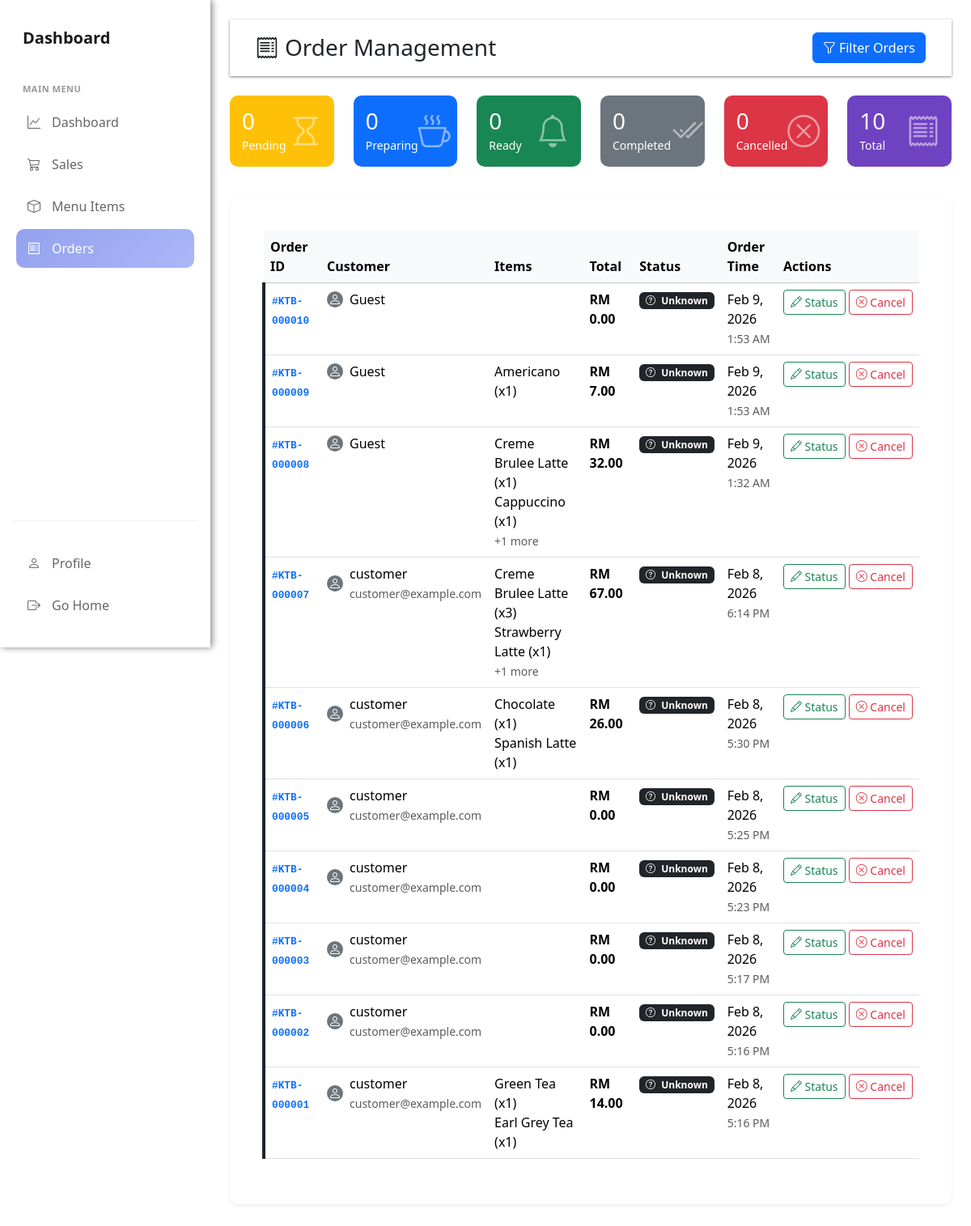
Page /orders.php (signed in) on the earlier database version.
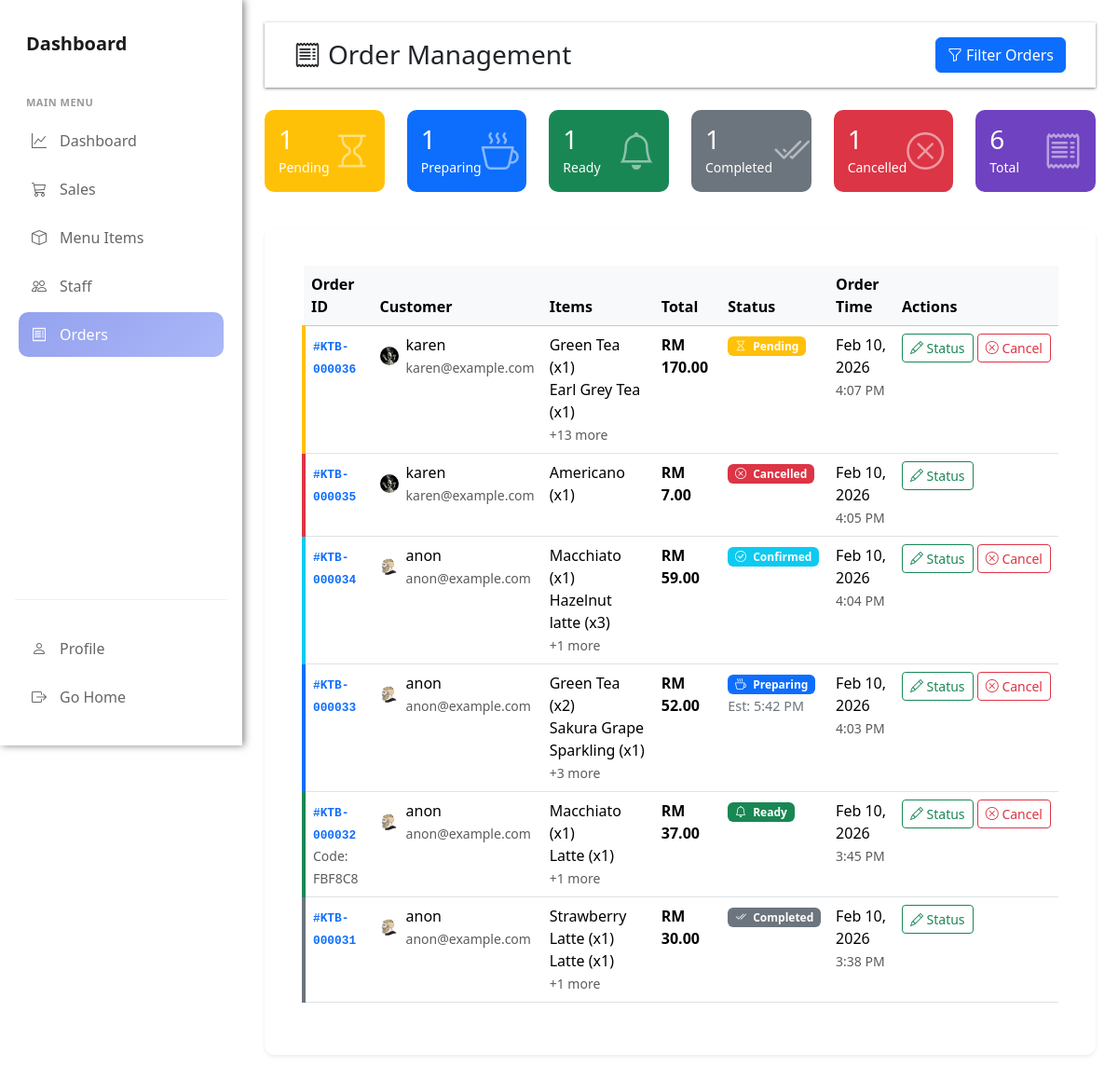
Same page on the later database version.
### tables this page shows
CREATE TABLE `orders` (
  `id` int(11) NOT NULL,
  `user_id` int(11) DEFAULT NULL,
  `total_amount` decimal(10,2) NOT NULL,
  `payment_id` varchar(255) NOT NULL,
  `status` varchar(20) DEFAULT 'pending',
  `created_at` timestamp NOT NULL DEFAULT current_timestamp(),
  `updated_at` timestamp NOT NULL DEFAULT current_timestamp() ON UPDATE current_timestamp(),
  `estimated_ready_time` datetime DEFAULT NULL,
  `notes` text DEFAULT NULL,
  `pickup_code` varchar(10) DEFAULT NULL
);

CREATE TABLE `menu_items` (
  `id` int(11) NOT NULL,
  `name` varchar(100) NOT NULL,
  `description` text DEFAULT NULL,
  `price` decimal(10,2) NOT NULL,
  `category` varchar(50) NOT NULL,
  `image_url` varchar(255) DEFAULT NULL,
  `is_available` tinyint(1) DEFAULT 1,
  `created_at` timestamp NOT NULL DEFAULT current_timestamp(),
  `updated_at` timestamp NOT NULL DEFAULT current_timestamp() ON UPDATE current_timestamp()
);

CREATE TABLE `order_items` (
  `id` int(11) NOT NULL,
  `order_id` int(11) NOT NULL,
  `menu_item_id` int(11) NOT NULL,
  `quantity` int(11) NOT NULL,
  `price` decimal(10,2) NOT NULL
);

CREATE TABLE `users` (
  `id` int(11) NOT NULL,
  `username` varchar(50) NOT NULL,
  `email` varchar(100) NOT NULL,
  `password` varchar(255) NOT NULL,
  `role_id` int(11) NOT NULL,
  `email_verified` tinyint(1) DEFAULT 0,
  `verification_token` varchar(64) DEFAULT NULL,
  `token_expires` datetime DEFAULT NULL,
  `profile_picture` varchar(255) DEFAULT 'default-profile.png'
);

### orders.php (the view, shortened to what the changed rows need)
<?php
require 'app/db.php';
require 'app/order_functions.php';
require 'app/permission.php';
$status_filter = $_GET['status'] ?? 'all';
$date_from = $_GET['date_from'] ?? '';
$date_to = $_GET['date_to'] ?? '';
$search = $_GET['search'] ?? '';
$orders = getOrdersWithFilters($pdo, $status_filter, $date_from, $date_to, $search);
$total_orders = count($orders);
$pending_count = 0;
$preparing_count = 0;
$ready_count = 0;
$completed_count = 0;
$cancelled_count = 0;
foreach ($orders as $order) {
    switch ($order['current_status']) {
        case 'pending': $pending_count++; break;
        case 'preparing': $preparing_count++; break;
        case 'ready': $ready_count++; break;
        case 'completed': $completed_count++; break;
        case 'cancelled': $cancelled_count++; break;
    }
}
?>
<!DOCTYPE html>
<html lang="en">
<head>
    <link rel="stylesheet" href="assets/css/dashStyle.css">
    <link href="assets/vendor/bootstrap/css/bootstrap.min.css" rel="stylesheet">
    <link href="assets/vendor/bootstrap-icons/bootstrap-icons.css" rel="stylesheet">
    <link href="assets/vendor/aos/aos.css" rel="stylesheet">
</head>
<body>
    <div class="app-container">
        <aside class="sidebar" id="sidebar">
            <nav class="nav-section">
                <?php if (hasPermission('manage_customers')): ?>
                <a href="customers.php" class="nav-item">
                    <i class="bi bi-people"></i>
                    <span>Customers</span>
                </a>
                <?php elseif (hasPermission('manage_staff')): ?>
                <a href="staff.php" class="nav-item">
                    <i class="bi bi-people"></i>
                    <span>Staff</span>
                </a>
                <?php endif; ?>
            </nav>
        </aside>
        <div class="main-content">
            <div class="col-md-13 col-lg-12 p-4">
                <div class="top-bar d-flex justify-content-between align-items-center mb-4">
                    <h1 class="h3 mb-0">
                        <i class="bi bi-receipt me-2"></i>Order Management
                    </h1>
                </div>
                <div class="row mb-4">
                    <div class="col-md-2">
                        <div class="stat-card pending">
                            <div class="d-flex justify-content-between align-items-center">
                                <div>
                                    <h3 class="mb-0"><?php echo $pending_count; ?></h3>
                                    <small>Pending</small>
                                </div>
                            </div>
                        </div>
                    </div>
                    <div class="col-md-2">
                        <div class="stat-card preparing">
                            <div class="d-flex justify-content-between align-items-center">
                                <div>
                                    <h3 class="mb-0"><?php echo $preparing_count; ?></h3>
                                    <small>Preparing</small>
                                </div>
                            </div>
                        </div>
                    </div>
                    <div class="col-md-2">
                        <div class="stat-card ready">
                            <div class="d-flex justify-content-between align-items-center">
                                <div>
                                    <h3 class="mb-0"><?php echo $ready_count; ?></h3>
                                    <small>Ready</small>
                                </div>
                            </div>
                        </div>
                    </div>
                    <div class="col-md-2">
                        <div class="stat-card completed">
                            <div class="d-flex justify-content-between align-items-center">
                                <div>
                                    <h3 class="mb-0"><?php echo $completed_count; ?></h3>
                                    <small>Completed</small>
                                </div>
                            </div>
                        </div>
                    </div>
                    <div class="col-md-2">
                        <div class="stat-card cancelled">
                            <div class="d-flex justify-content-between align-items-center">
                                <div>
                                    <h3 class="mb-0"><?php echo $cancelled_count; ?></h3>
                                    <small>Cancelled</small>
                                </div>
                            </div>
                        </div>
                    </div>
                    <div class="col-md-2">
                        <div class="stat-card" style="background: #6f42c1;">
                            <div class="d-flex justify-content-between align-items-center">
                                <div>
                                    <h3 class="mb-0"><?php echo $total_orders; ?></h3>
                                    <small>Total</small>
                                </div>
                            </div>
                        </div>
                    </div>
                </div>
                <div class="card shadow-sm mb-4">
                    <div class="card-body">
                        <?php if (empty($orders)): ?>
                            <div class="text-center text-muted py-5">
                                <i class="bi bi-receipt display-1 opacity-25"></i>
                                <h4 class="mt-3">No orders found</h4>
                                <p>Try adjusting your filters or check back later.</p>
                            </div>
                        <?php else: ?>
                            <div class="table-responsive">
                                <table class="table table-hover">
                                    <thead class="table-light">
                                        <tr>
                                            <th>Order ID</th>
                                            <th>Customer</th>
                                            <th>Items</th>
                                            <th>Total</th>
                                            <th>Status</th>
                                            <th>Order Time</th>
                                            <th>Actions</th>
                                        </tr>
                                    </thead>
                                    <tbody>
                                        <?php foreach ($orders as $order): ?>
                                            <?php
                                            $status_display = getOrderStatusDisplay($order['current_status']);
                                            $order_items = getOrderItems($pdo, $order['id']);
                                            ?>
                                            <tr class="order-card <?php echo $order['current_status']; ?>">
                                                <td>
                                                    <strong class="order-number">
                                                        #KTB-<?php echo str_pad($order['id'], 6, '0', STR_PAD_LEFT); ?>
                                                    </strong>
                                                    <?php if ($order['pickup_code']): ?>
                                                        <br>
                                                        <small class="text-muted">
                                                            Code: <?php echo $order['pickup_code']; ?>
                                                        </small>
                                                    <?php endif; ?>
                                                </td>
                                                <td>
                                                    <div class="d-flex align-items-center">
                                                        <?php if ($order['profile_picture']): ?>
                                                            <img src="<?php echo htmlspecialchars($order['profile_picture']); ?>"
                                                                 alt="Customer"
                                                                 class="customer-avatar me-2">
                                                        <?php else: ?>
                                                            <div class="customer-avatar bg-secondary d-flex align-items-center justify-content-center me-2">
                                                                <i class="bi bi-person text-white"></i>
                                                            </div>
                                                        <?php endif; ?>
                                                        <div>
                                                            <div><?php echo htmlspecialchars($order['username'] ?? 'Guest'); ?></div>
                                                            <small class="text-muted">
                                                                <?php echo htmlspecialchars($order['email'] ?? ''); ?>
                                                            </small>
                                                        </div>
                                                    </div>
                                                </td>
                                                <td>
                                                    <?php if (!empty($order_items)): ?>
                                                        <?php
                                                        $item_names = array_map(function($item) {
                                                            return $item['name'] . ' (x' . $item['quantity'] . ')';
                                                        }, array_slice($order_items, 0, 2));
                                                        echo implode('<br>', $item_names);
                                                        if (count($order_items) > 2) {
                                                            echo '<br><small class="text-muted">+' . (count($order_items) - 2) . ' more</small>';
                                                        }
                                                        ?>
                                                    <?php endif; ?>
                                                </td>
                                                <td class="fw-bold">RM <?php echo number_format($order['total_amount'], 2); ?></td>
                                                <td>
                                                    <span class="badge bg-<?php echo $status_display['class']; ?>">
                                                        <i class="bi <?php echo $status_display['icon']; ?> me-1"></i>
                                                        <?php echo $status_display['text']; ?>
                                                    </span>
                                                    <?php if ($order['estimated_ready_time']): ?>
                                                        <br>
                                                        <small class="time-remaining">
                                                            Est: <?php echo date('g:i A', strtotime($order['estimated_ready_time'])); ?>
                                                        </small>
                                                    <?php endif; ?>
                                                </td>
                                                <td>
                                                    <?php echo date('M j, Y', strtotime($order['created_at'])); ?><br>
                                                    <small class="text-muted">
                                                        <?php echo date('g:i A', strtotime($order['created_at'])); ?>
                                                    </small>
                                                </td>
                                                <td class="table-actions">
                                                    <button class="btn btn-sm btn-outline-success"
                                                            data-bs-toggle="modal"
                                                            data-bs-target="#updateStatusModal"
                                                            onclick="updateOrderStatusModal(<?php echo $order['id']; ?>, '<?php echo $order['current_status']; ?>')">
                                                        <i class="bi bi-pencil"></i> Status
                                                    </button>
                                                    <?php if ($order['current_status'] !== 'cancelled' && $order['current_status'] !== 'completed'): ?>
                                                        <button class="btn btn-sm btn-outline-danger"
                                                                data-bs-toggle="modal"
                                                                data-bs-target="#cancelOrderModal"
                                                                onclick="cancelOrderModal(<?php echo $order['id']; ?>)">
                                                            <i class="bi bi-x-circle"></i> Cancel
                                                        </button>
                                                    <?php endif; ?>
                                                </td>
                                            </tr>
                                        <?php endforeach; ?>
                                    </tbody>
                                </table>
                            </div>
                        <?php endif; ?>
                    </div>
                </div>
            </div>
        </div>
    </div>
</body>
</html>

Differences in the rows shown:
removed orders: id "000010", username "Guest", total_amount "0.00", text "Unknown", created_at "Feb 9, 2026", created_at "1:53 AM"
removed orders: id "000009", username "Guest", menu_items.name "Americano (x1)", total_amount "7.00", text "Unknown", created_at "Feb 9, 2026", created_at "1:53 AM"
removed orders: id "000008", username "Guest", item_names "Creme Brulee Latte (x1) Cappuccino (x1)", count($order_items) - 2 "1", total_amount "32.00", text "Unknown", created_at "Feb 9, 2026", created_at "1:32 AM"
removed orders: id "000007", user.username "customer", user.email "customer@example.com", item_names "Creme Brulee Latte (x3) Strawberry Latte (x1)", count($order_items) - 2 "1", total_amount "67.00", text "Unknown", created_at "Feb 8, 2026", created_at "6:14 PM"
removed orders: id "000006", user.username "customer", user.email "customer@example.com", item_names "Chocolate (x1) Spanish Latte (x1)", total_amount "26.00", text "Unknown", created_at "Feb 8, 2026", created_at "5:30 PM"
removed orders: id "000005", user.username "customer", user.email "customer@example.com", total_amount "0.00", text "Unknown", created_at "Feb 8, 2026", created_at "5:25 PM"
removed orders: id "000004", user.username "customer", user.email "customer@example.com", total_amount "0.00", text "Unknown", created_at "Feb 8, 2026", created_at "5:23 PM"
removed orders: id "000003", user.username "customer", user.email "customer@example.com", total_amount "0.00", text "Unknown", created_at "Feb 8, 2026", created_at "5:17 PM"
removed orders: id "000002", user.username "customer", user.email "customer@example.com", total_amount "0.00", text "Unknown", created_at "Feb 8, 2026", created_at "5:16 PM"
removed orders: id "000001", user.username "customer", user.email "customer@example.com", item_names "Green Tea (x1) Earl Grey Tea (x1)", total_amount "14.00", text "Unknown", created_at "Feb 8, 2026", created_at "5:16 PM"
added orders: id "000036", user.profile_picture (picture), user.username "karen", user.email "karen@example.com", item_names "Green Tea (x1) Earl Grey Tea (x1)", count($order_items) - 2 "13", total_amount "170.00", text "Pending", created_at "Feb 10, 2026", created_at "4:07 PM"
added orders: id "000035", user.profile_picture (picture), user.username "karen", user.email "karen@example.com", menu_items.name "Americano (x1)", total_amount "7.00", text "Cancelled", created_at "Feb 10, 2026", created_at "4:05 PM"
added orders: id "000034", user.profile_picture (picture), user.username "anon", user.email "anon@example.com", item_names "Macchiato (x1) Hazelnut latte (x3)", count($order_items) - 2 "1", total_amount "59.00", text "Confirmed", created_at "Feb 10, 2026", created_at "4:04 PM"
added orders: id "000033", user.profile_picture (picture), user.username "anon", user.email "anon@example.com", item_names "Green Tea (x2) Sakura Grape Sparkling (x1)", count($order_items) - 2 "3", total_amount "52.00", text "Preparing", estimated_ready_time "5:42 PM", created_at "Feb 10, 2026", created_at "4:03 PM"
added orders: id "000032", pickup_code "FBF8C8", user.profile_picture (picture), user.username "anon", user.email "anon@example.com", item_names "Macchiato (x1) Latte (x1)", count($order_items) - 2 "1", total_amount "37.00", text "Ready", created_at "Feb 10, 2026", created_at "3:45 PM"
added orders: id "000031", user.profile_picture (picture), user.username "anon", user.email "anon@example.com", item_names "Strawberry Latte (x1) Latte (x1)", count($order_items) - 2 "1", total_amount "30.00", text "Completed", created_at "Feb 10, 2026", created_at "3:38 PM"
Other differences:
$pending_count: "0" → "1"
$preparing_count: "0" → "1"
$ready_count: "0" → "1"
$completed_count: "0" → "1"
$cancelled_count: "0" → "1"
$total_orders: "10" → "6"
text now shown: "Staff"
